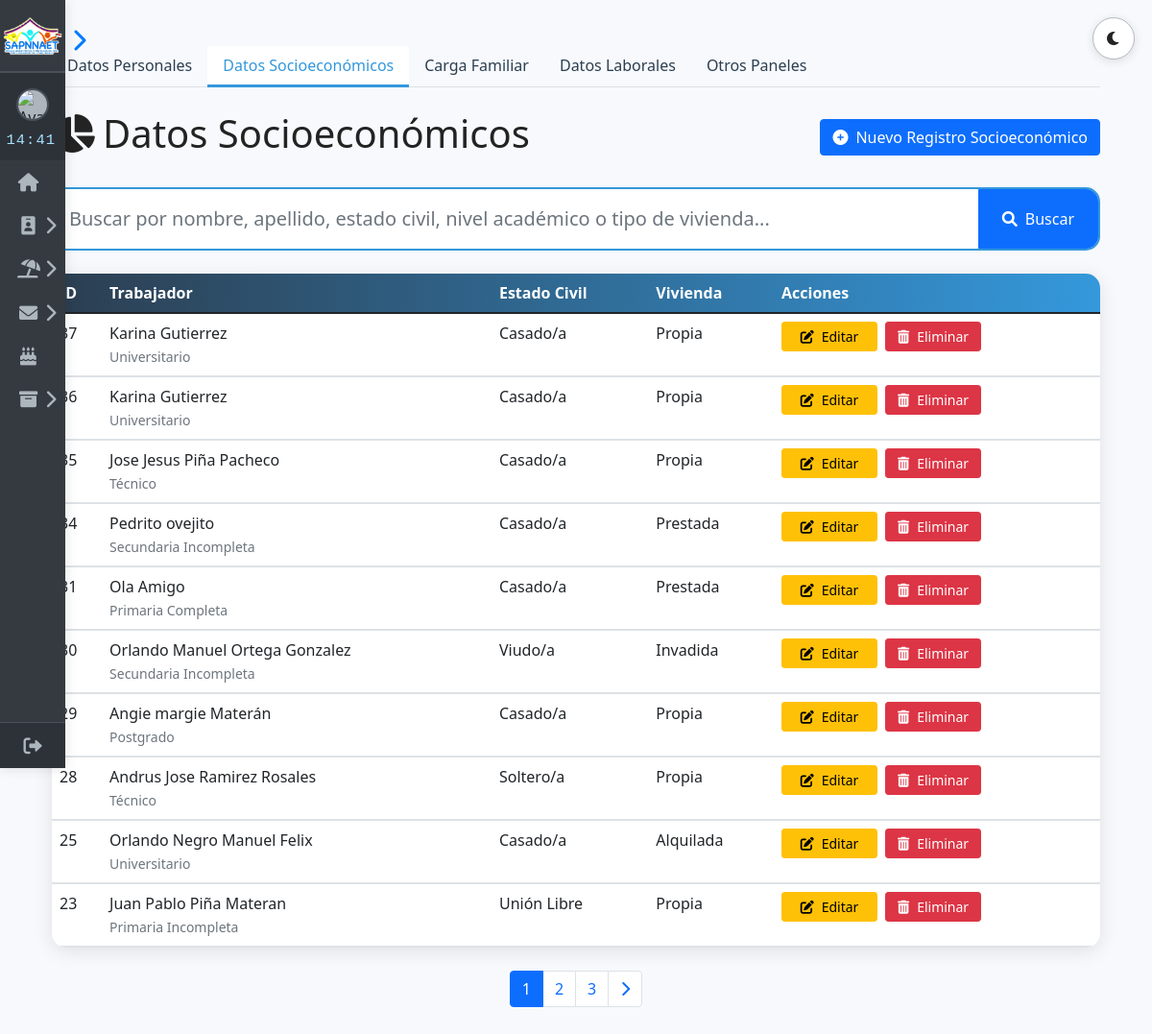
/inicio/gestion/gestion_socioeconomicos.php, run on an earlier commit of the app's database.
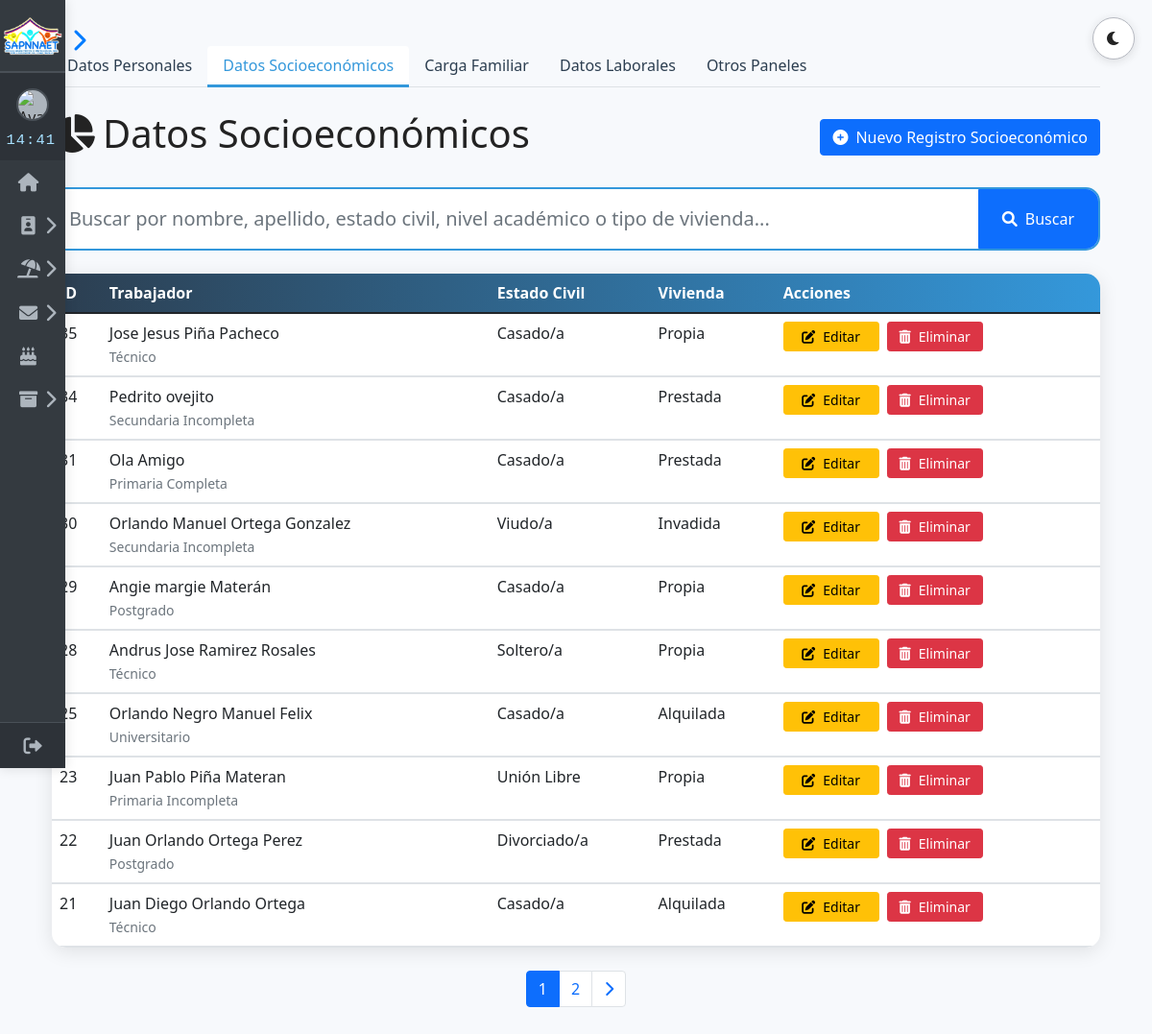
And on a later commit of the database.
### tables this page shows
CREATE TABLE IF NOT EXISTS `datos_socioeconomicos` (
  `id_socioeconomico` int NOT NULL AUTO_INCREMENT,
  `id_pers` int NOT NULL,
  `estado_civil` enum('Soltero/a','Casado/a','Divorciado/a','Viudo/a','Unión Libre') NOT NULL,
  `nivel_academico` varchar(255) NOT NULL DEFAULT 'Ninguno',
  `mencion` varchar(255) DEFAULT NULL,
  `tipo_vivienda` enum('Propia','Alquilada','Prestada','Invadida','Otro') NOT NULL DEFAULT 'Propia',
  `servicios_agua` enum('Sí','No') NOT NULL DEFAULT 'No',
  `servicios_electricidad` enum('Sí','No') NOT NULL DEFAULT 'No',
  `servicios_internet` enum('Sí','No') NOT NULL DEFAULT 'No',
  `servicios_gas` enum('Sí','No') NOT NULL DEFAULT 'No',
  `tecnologia_computadora` enum('Sí','No') NOT NULL DEFAULT 'No',
  `tecnologia_smartphone` enum('Sí','No') NOT NULL DEFAULT 'No',
  `tecnologia_tablet` enum('Sí','No') NOT NULL DEFAULT 'No',
  `carnet_patria` enum('Sí','No') NOT NULL DEFAULT 'No',
  `codigo_patria` varchar(50) DEFAULT NULL,
  `serial_patria` varchar(50) DEFAULT NULL,
  `carnet_psuv` enum('Sí','No') NOT NULL DEFAULT 'No',
  `codigo_psuv` varchar(50) DEFAULT NULL,
  `serial_psuv` varchar(50) DEFAULT NULL,
  `instituciones_academicas` varchar(255) DEFAULT NULL,
  `fecha_actualizacion` timestamp NULL DEFAULT CURRENT_TIMESTAMP ON UPDATE CURRENT_TIMESTAMP,
  PRIMARY KEY (`id_socioeconomico`),
  KEY `id_pers` (`id_pers`)
);

CREATE TABLE IF NOT EXISTS `datos_personales` (
  `id_pers` int NOT NULL AUTO_INCREMENT,
  `nombres` varchar(100) NOT NULL,
  `apellidos` varchar(100) NOT NULL,
  `cedula_identidad` varchar(20) DEFAULT NULL,
  `pasaporte` varchar(20) DEFAULT NULL,
  `rif` varchar(20) DEFAULT NULL,
  `genero` enum('Masculino','Femenino','No binario','Prefiero no decir','Otro') NOT NULL,
  `fecha_nacimiento` date DEFAULT NULL,
  `nacionalidad` varchar(50) DEFAULT NULL,
  `correo_electronico` varchar(100) DEFAULT NULL,
  `telefono_contacto` varchar(20) DEFAULT NULL,
  `telefono_contacto_secundario` varchar(20) DEFAULT NULL,
  `nombre_contacto_emergencia` varchar(100) DEFAULT NULL,
  `apellido_contacto_emergencia` varchar(100) DEFAULT NULL,
  `telefono_contacto_emergencia` varchar(20) DEFAULT NULL,
  `tiene_discapacidad` varchar(50) DEFAULT NULL,
  `tiene_licencia_conducir` varchar(30) DEFAULT NULL,
  `numero_seguro_social` varchar(30) DEFAULT NULL,
  `fecha_registro` timestamp NULL DEFAULT CURRENT_TIMESTAMP,
  `fecha_actualizacion` timestamp NULL DEFAULT CURRENT_TIMESTAMP ON UPDATE CURRENT_TIMESTAMP,
  `direccion` varchar(100) NOT NULL,
  `detalle_discapacidad` varchar(255) DEFAULT 'No',
  `detalle_licencia` varchar(255) DEFAULT 'No',
  PRIMARY KEY (`id_pers`),
  UNIQUE KEY `cedula_identidad` (`cedula_identidad`),
  UNIQUE KEY `correo_electronico` (`correo_electronico`)
);

### inicio/gestion/gestion_socioeconomicos.php (the view, shortened to what the changed rows need)
<?php
require 'conexion/conexion_db.php';
$searchTerm = '';
$searchCondition = '';
$params = [];
$registros_por_pagina = 10;
$pagina_actual = isset($_GET['pagina']) ? max(1, (int)$_GET['pagina']) : 1;
$offset = ($pagina_actual - 1) * $registros_por_pagina;
$sql_total = "
    SELECT COUNT(*) AS total
    FROM datos_socioeconomicos s
    INNER JOIN datos_personales p ON s.id_pers = p.id_pers
    $searchCondition
";
$stmt_total = $conexion->prepare($sql_total);
$stmt_total->execute();
$result_total = $stmt_total->get_result();
$total_registros = $result_total->fetch_assoc()['total'];
$total_paginas = ceil($total_registros / $registros_por_pagina);
$sql = "
    SELECT s.*, p.nombres, p.apellidos
    FROM datos_socioeconomicos s
    INNER JOIN datos_personales p ON s.id_pers = p.id_pers
    $searchCondition
    ORDER BY s.id_socioeconomico DESC
    LIMIT ? OFFSET ?
";
$stmt = $conexion->prepare($sql);
if (!empty($params)) {
    $types = str_repeat('s', count($params)) . 'ii';
    $params_pag = array_merge($params, [$registros_por_pagina, $offset]);
    $stmt->bind_param($types, ...$params_pag);
} else {
    $stmt->bind_param("ii", $registros_por_pagina, $offset);
}
$stmt->execute();
$resultado = $stmt->get_result();
$registros = $resultado->fetch_all(MYSQLI_ASSOC);
require $_SERVER['DOCUMENT_ROOT']."/proyecto/inicio/sidebar.php";
?>
<!DOCTYPE html>
<html lang="es" data-theme="light">
<head>
    <link href="https://cdn.jsdelivr.net/npm/bootstrap@5.1.3/dist/css/bootstrap.min.css" rel="stylesheet">
    <link rel="stylesheet" href="https://cdnjs.cloudflare.com/ajax/libs/font-awesome/6.0.0/css/all.min.css">
</head>
<body>
    <div class="container py-5">
        <div class="d-flex justify-content-between align-items-center mb-4">
            <h1><i class="fas fa-chart-pie me-2"></i>Datos Socioeconómicos</h1>
        </div>
        <?php if (!empty($registros)): ?>
            <div class="data-table">
                <table class="table table-hover mb-0">
                    <thead>
                        <tr>
                            <th>ID</th>
                            <th>Trabajador</th>
                            <th>Estado Civil</th>
                            <th>Vivienda</th>
                            <th>Acciones</th>
                        </tr>
                    </thead>
                    <tbody>
                        <?php foreach($registros as $registro): ?>
                        <tr data-bs-toggle="collapse" href="#detalle-<?= htmlspecialchars($registro['id_socioeconomico']) ?>" role="button">
                            <td><?= htmlspecialchars($registro['id_socioeconomico']) ?></td>
                            <td>
                                <?= htmlspecialchars("{$registro['nombres']} {$registro['apellidos']}") ?><br>
                                <small class="text-muted"><?= htmlspecialchars($registro['nivel_academico'] ?? 'N/A') ?></small>
                            </td>
                            <td><?= htmlspecialchars($registro['estado_civil']) ?></td>
                            <td><?= htmlspecialchars($registro['tipo_vivienda']) ?></td>
                            <td>
                                <div class="d-flex gap-2">
                                    <a href="edit/editdatos_socioeco.php?id=<?= htmlspecialchars($registro['id_socioeconomico']) ?>"
                                       class="btn btn-sm btn-warning action-btn">
                                        <i class="fas fa-edit me-2"></i>Editar
                                    </a>
                                    <form method="POST" class="d-inline">
                                        <button type="submit" name="eliminar_registro"
                                                class="btn btn-sm btn-danger action-btn"
                                                onclick="return confirm('¿Eliminar permanentemente este registro?')">
                                            <i class="fas fa-trash-alt me-2"></i>Eliminar
                                        </button>
                                    </form>
                                </div>
                            </td>
                        </tr>
                        <tr class="detail-row">
                            <td colspan="6" class="detail-cell">
                            </td>
                        </tr>
                        <?php endforeach; ?>
                    </tbody>
                </table>
            </div>
            <nav aria-label="Navegación de páginas" class="mt-4">
                <ul class="pagination justify-content-center">
                    <?php
                    $pagina_inicio = max(1, $pagina_actual - 2);
                    $pagina_fin = min($total_paginas, $pagina_actual + 2);
                    for ($i = $pagina_inicio; $i <= $pagina_fin; $i++):
                    ?>
                        <li class="page-item <?= $i == $pagina_actual ? 'active' : '' ?>">
                            <a class="page-link"
                               href="gestion_socioeconomicos.php?pagina=<?= $i ?><?= !empty($searchTerm) ? '&q='.urlencode($searchTerm) : '' ?>">
                                <?= $i ?>
                            </a>
                        </li>
                    <?php endfor; ?>
                </ul>
            </nav>
        <?php endif; ?>
    </div>
</body>
</html>

What changed in the data, as far as the page shows it:
removed datos_socioeconomicos: id_socioeconomico "37", id_pers.apellidos "Karina Gutierrez", nivel_academico "Universitario", estado_civil "Casado/a", tipo_vivienda "Propia"
removed datos_socioeconomicos: id_socioeconomico "36", id_pers.apellidos "Karina Gutierrez", nivel_academico "Universitario", estado_civil "Casado/a", tipo_vivienda "Propia"
now on this page (row unchanged): datos_socioeconomicos: id_socioeconomico "22", id_pers.apellidos "Juan Orlando Ortega Perez", nivel_academico "Postgrado", estado_civil "Divorciado/a", tipo_vivienda "Prestada"
now on this page (row unchanged): datos_socioeconomicos: id_socioeconomico "21", id_pers.apellidos "Juan Diego Orlando Ortega", nivel_academico "Técnico", estado_civil "Casado/a", tipo_vivienda "Alquilada"
Also different on the page:
list line gone: "3"
